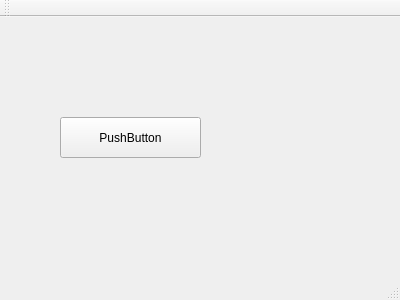
<?xml version="1.0" encoding="UTF-8"?>
<ui version="4.0">
 <class>MainWindow</class>
 <widget class="QMainWindow" name="MainWindow">
  <property name="geometry">
   <rect>
    <x>0</x>
    <y>0</y>
    <width>400</width>
    <height>300</height>
   </rect>
  </property>
  <property name="windowTitle">
   <string>MainWindow</string>
  </property>
  <widget class="QWidget" name="centralWidget">
   <widget class="QPushButton" name="pushButton">
    <property name="geometry">
     <rect>
      <x>60</x>
      <y>100</y>
      <width>141</width>
      <height>41</height>
     </rect>
    </property>
    <property name="text">
     <string>PushButton</string>
    </property>
   </widget>
  </widget>
  <widget class="QMenuBar" name="menuBar">
   <property name="geometry">
    <rect>
     <x>0</x>
     <y>0</y>
     <width>400</width>
     <height>23</height>
    </rect>
   </property>
  </widget>
  <widget class="QToolBar" name="mainToolBar">
   <attribute name="toolBarArea">
    <enum>TopToolBarArea</enum>
   </attribute>
   <attribute name="toolBarBreak">
    <bool>false</bool>
   </attribute>
  </widget>
  <widget class="QStatusBar" name="statusBar"/>
 </widget>
 <layoutdefault spacing="6" margin="11"/>
 <resources/>
 <connections/>
</ui>
